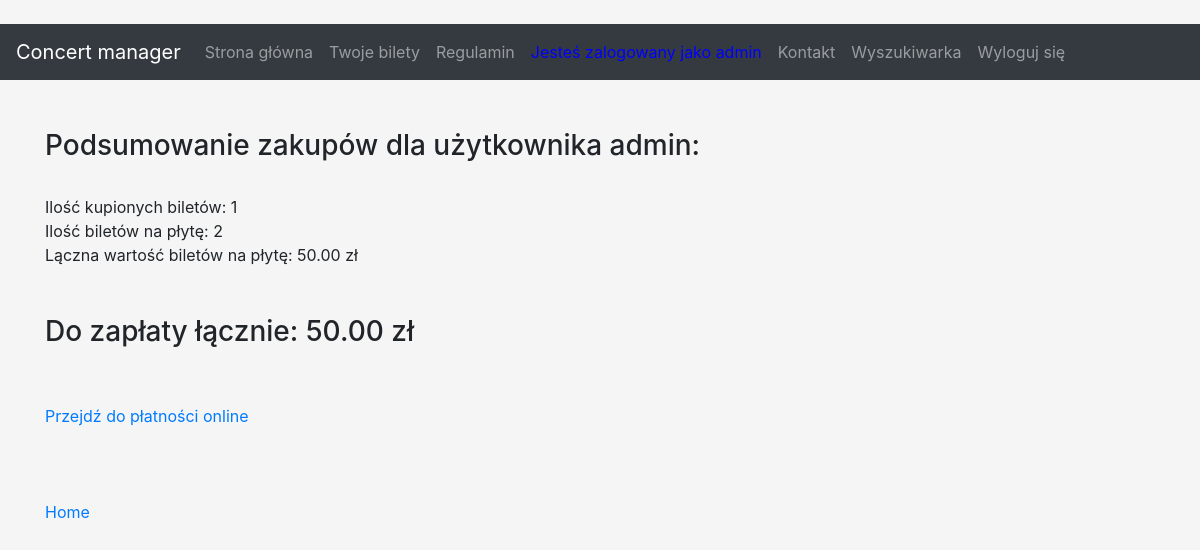
The page /ticket?id=1 (signed in) on the database its author committed.
### models.py (models this page shows, shortened)
class User(db.Model):
    __tablename__ = 'user'
    id = Column(Integer, autoincrement=True, primary_key=True)
    username = Column(String(20), unique=True)
    active = Column(Boolean, default=True)
    email = Column(String(30), unique=True)
    hashed_password = Column(String(20))
    usertype = Column(String(15), default="organizer")
    about = Column(String(200), default="")
    admin = Column(Boolean, default=False)
    is_anonymous = False
    is_authenticated = True
    posts = db.relationship('Ticket', backref='buyer', lazy='dynamic')

class Ticket(db.Model):
    __tablename__ = 'ticket'
    ticket_id = Column(Integer, autoincrement=True, primary_key=True)
    user_login = db.Column(db.String(20), db.ForeignKey('user.username'))
    nr_plyta_ticket = db.Column(Integer)
    price_plyta_ticket = db.Column(db.Float)
    nr_trybuny_ticket = db.Column(Integer)
    price_trybuny_ticket = db.Column(db.Float)
    nr_gc_ticket = db.Column(Integer)
    price_gc_ticket = db.Column(db.Float)
    nr_vip_ticket = db.Column(Integer)
    price_vip_ticket = db.Column(db.Float)
    show_id = db.Column(Integer)
    name = db.Column(db.String(30))

### views.py (the view)
@app.route('/ticket', methods=['GET','POST'])
@login_required
def ticket():
    ticket_id = request.args.get('id')
    ticket = Ticket.query.get(ticket_id)
    return render_template("ticket.html", ticket = ticket, ticket_id = ticket_id)

### views.py (called while the page is built)
@loginManager.user_loader
def load_user(user_id):
    loaded_user = User.query.filter_by(id=user_id).first()
    if type(loaded_user) is str:
        return None
    else:
        return loaded_user

### templates/ticket.html (shortened to what this page needs)
{% extends "_base.html" %}
{% block content %}
<div class="row">
    <div class="col-12">
        <br><br>
        <h3>Podsumowanie zakupów dla użytkownika {{ ticket.user_login }}:</h3>
        <br>
        {% if current_user.username==ticket.user_login %}
        Ilość kupionych biletów: {{ticket.ticket_id}} <br>
        {% if ticket.nr_plyta_ticket>0 %}Ilość biletów na płytę: {{  ticket.nr_plyta_ticket }} <br>
        Lączna wartość biletów na płytę: {{  "%.2f"|format(ticket.price_plyta_ticket) }} zł <br> {%endif%}
        {% else %}
        Tu nie ma żadnych informacji dla Ciebie :-)
        {% endif %}
        <br>
        <br>
        <h3>Do zapłaty łącznie: {{ "%.2f"|format(ticket.price_plyta_ticket + ticket.price_trybuny_ticket +
            ticket.price_gc_ticket + ticket.price_vip_ticket) }} zł</h3>
        <br>
        <br>
        <a href="/">Przejdź do płatności online</a>
        <br>
        <br>
        <br>
        <br>
        <a href="/">Home</a>
    </div>
</div>
{% endblock %}

### templates/_base.html (shortened to what this page needs)
﻿<!doctype html>
<html lang=en>
<head>
  <link rel="stylesheet" href="https://maxcdn.bootstrapcdn.com/bootstrap/4.0.0/css/bootstrap.min.css"
>
</head>
<body style="background-color:whitesmoke;">
  <nav class="navbar navbar-expand-md navbar-dark bg-dark">
    <a class="navbar-brand" href="/">Concert manager</a>
   <div class="collapse navbar-collapse">
      <ul class="navbar-nav mr-auto">
<li class="nav-item{% if page_id == 'info' %} active{% endif %}">
          <a class="nav-link" href="{{ url_for('info') }}">Strona główna</a>
        </li>
      {% if current_user.is_authenticated %}
          <li class="nav-item{% if page_id == 'dashboard' %} active{% endif %}">
          <a class="nav-link" href="/dashboard">Twoje bilety</a>
        </li>
          <li class="nav-item{% if page_id == 'regulamin' %} active{% endif %}">
          <a class="nav-link" href="/regulamin">Regulamin</a>
        </li>
          <li class="nav-item{% if page_id == 'dashboard' %} active{% endif %}">
              <a class="nav-link" href="#" style="color:#0000FF">Jesteś zalogowany jako {{current_user.username}}</a>
              </li>
          <li class="nav-item{% if page_id == 'logout' %} active{% endif %}">
          <a class="nav-link"  href="/contact">Kontakt</a>
        </li>
          <li class="nav-item{% if page_id == 'search' %} active{% endif %}">
          <a class="nav-link"  href="/search">Wyszukiwarka</a>
        </li>
        <li class="nav-item{% if page_id == 'logout' %} active{% endif %}">
          <a class="nav-link"  href="/logout">Wyloguj się</a>
        </li>
      {% endif %}
     </ul>
    </div>
  </nav>
  <div class="container">
    <div class="row">
      <div class="col-12">
      </div>
    </div>
    {% block content %}{% endblock %}
  </div>
</body>
</html>

### rows shown on the page
User: username "admin"
Ticket: user_login "admin", ticket_id "1", nr_plyta_ticket "2", price_plyta_ticket "50.00", price_plyta_ticket+price_trybuny_ticket+price_gc_ticket "50.00"
